Frame 1 (no input): blank canvas, image omitted
Frame 60 (no input): blank canvas, image omitted
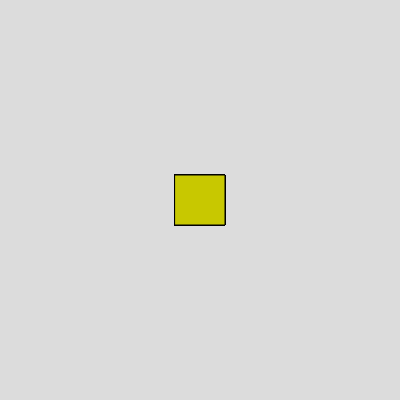
Frame 120 (the mouse pressed at the canvas centre since frame 60)

The p5.js sketch whose frames 1 and 60 were blank and that drew this single picture after the mouse press (run headless with seeded random() and noise() and a simulated clock; from frame 60 on, the mouse is pressed at the canvas centre):

// p5.js sketch
// ── sketch.js
function setup() {
  createCanvas(400, 400);
  background(220);

}

function draw() {

  /*if (mouseIsPressed) {
    circle(mouseX, mouseY, 100)
  }*/

  if (mouseIsPressed) {//Creating a rectangle in the mouse position that uses the mouse position to determine the color
    fill(mouseX, mouseY, 0)
    rectMode(CENTER)
    rect(mouseX, mouseY, 50, 50)
  }


}

function keyPressed() {
  if (key == ' ') {
    background(240)
  }
}
